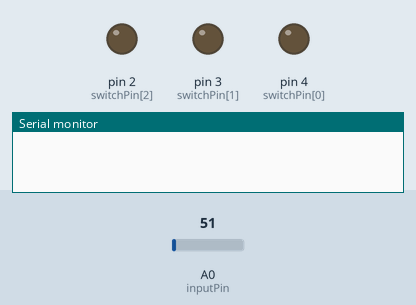
Bench run of a sketch on a simulated Arduino Uno, built with avr-gcc and run on an emulated ATmega328P. Shown: output pins drawn as LEDs (lit = HIGH), the last lines printed to the serial monitor. Inputs (shaded band) come from the test bench; at power-on: A0 (inputPin) = 51.

Above: at 0.1 s.
At 1.1 s:
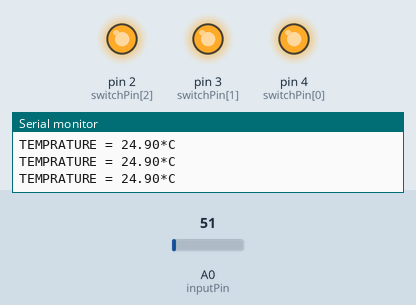
Timing chart, 0 to 2.6 s (numbered marks = the images above):
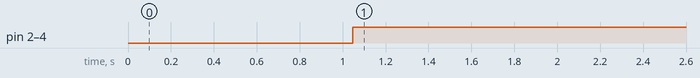

The sketch:

heatingUnitController.ino
```cpp
int switchPin[] = {4,3,2};//meant to control relay
int inputPin = A0;//takes input from LM35 temperature sensor
double last5Sum = 0;// holds a sum of the last 5 temperatures

int currentTime;
int lastTime = millis();
int val;

void setup() {

  Serial.begin(9600);
    pinMode(switchPin[0],OUTPUT);
    pinMode(switchPin[1],OUTPUT);
    pinMode(switchPin[2],OUTPUT);

}

void loop() {
  // put your main code here, to run repeatedly:

   currentTime = millis();//essentially this loop every 1 second will take 5 readings from the temperature sensor print them to the serial monitor, and send them into tempcheck for analysis
   if(currentTime - lastTime>= 1000){
      for(int i = 0; i < 5; i++){
        val = analogRead(inputPin);
         float mv = ( val/1024.0)*5000;
         float cel = mv/10;
         last5Sum += cel;

         Serial.print("TEMPRATURE = ");
         Serial.print(cel);
         Serial.print("*C");
         Serial.println();
      }
      tempCheck(last5Sum);
      last5Sum = 0;
      lastTime = millis();
   }


}
void tempCheck(double sumOfTemps){//takes in a sum of 5 temperatures, averages them out for accuracy. if temperature is below desired, relay switch is activated allowing heating unit to engage
  double avg = sumOfTemps/5;
  if (avg <= 33){

    digitalWrite(switchPin[0],HIGH);
    digitalWrite(switchPin[1],HIGH);
    digitalWrite(switchPin[2],HIGH);

  }
  else{//if temperature is above desired the heating unit will shut off
    digitalWrite(switchPin[0],LOW);
    digitalWrite(switchPin[1],LOW);
    digitalWrite(switchPin[2],LOW);

  }
  Serial.println(avg);//prints average temperature to command line for analysis
}
```

Measured:
- by itself, pin 2 (switchPin[2]), pin 3 (switchPin[1]), pin 4 (switchPin[0]): LOW → HIGH at 1.0 s
